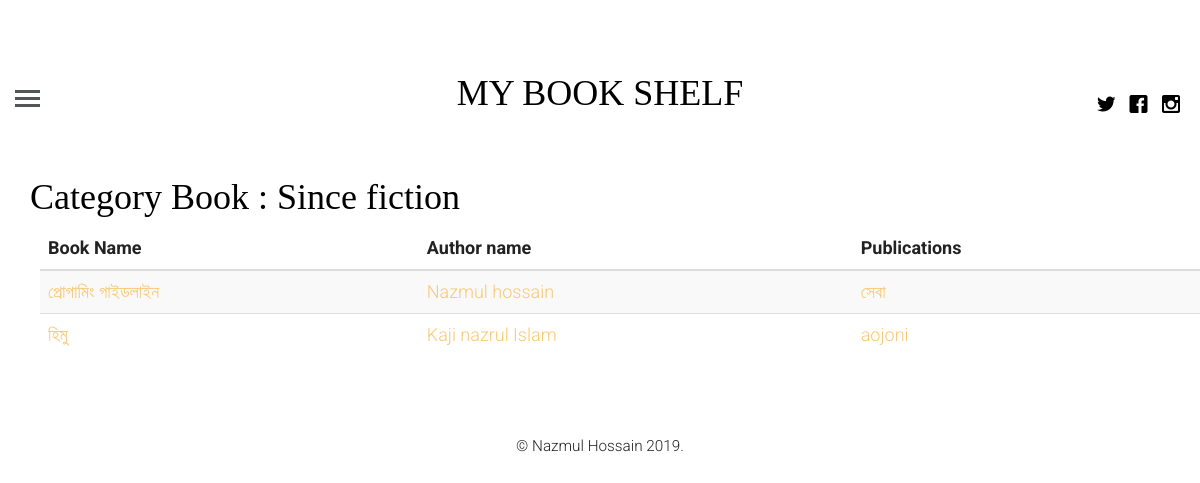
The page /book/category/Since fiction (signed in) on the database its author committed.
### book_shelf/models.py (models this page shows, shortened)
class Category(models.Model):
    name = models.CharField(max_length=100)

class NeedToRead(models.Model):
    name = models.CharField(max_length=100)
    pictur = models.ImageField()
    book_author = models.ForeignKey(BookAuthor,on_delete=models.CASCADE)
    category = models.ForeignKey(Category,on_delete=models.CASCADE)
    price = models.IntegerField()
    publisher = models.ForeignKey(Publisher,on_delete=models.CASCADE)
    target_date = models.DateField()
    status_choices = (
        ('High','High'),
        ('Medium','Medium'),
        ('Low','Low'),
        ('Done','Done')
    )
    status = models.CharField(max_length=6,choices=status_choices)
    posted_on = models.DateTimeField(auto_now=False,auto_now_add=True)
    update_on = models.DateTimeField(auto_now=True,auto_now_add=False)

class BookAuthor(models.Model):
    name = models.CharField(max_length=100)
    def __str__(self):
        return self.name

class Publisher(models.Model):
    name = models.CharField(max_length=100)
    def __str__(self):
        return self.name

### book_shelf/views.py (the view)
# urls.py: path('book/category/<book_cate>',category_book,name="category_book"),
def category_book(request,book_cate):
    cate_books = NeedToRead.objects.filter(category__name = book_cate)
    context = {
        "cate_books":cate_books,
        'cate_name':book_cate
    }
    return render(request,'book_shelf/cate_book.html',context)

### template/book_shelf/cate_book.html (shortened to what this page needs)
{% extends 'base.html' %}
{% block content %}
           <h1  class="container"> Category Book : {{ cate_name }} </h1>
    <ul>
    <table class="table table-striped">
    <thead>
        <tr>
        <th scope="col"> Book Name </th>
        <th scope="col">Author name</th>
        <th scope="col">Publications</th>
        </tr>
    </thead>
    <tbody>
        {% for book in cate_books %}
        <tr>
        <td><a href="{% url 'book_details' book.id %}">{{book.name}}</a></td>
        <td> <a href="{% url 'author_book' book.book_author %}">{{book.book_author}}</a></td>
        <td> <a href="{% url 'publisar_book' book.publisher %}">{{book.publisher}}</a></td>
        </tr>
        {% endfor %}
    </tbody>
    </table>
{% endblock %}

### book_shelf/static/css/style.css (style rules this page uses)
html { background: #fff; }
body { font-family: "Roboto", arial, sans-serif; font-size: 18px; font-weight: 300; line-height: 1.8; color: #222; background: #fff; }
a { color: #f7c873; -webkit-transition: 0.5s; -o-transition: 0.5s; transition: 0.5s; }
h1, h2, h3, h4, h5, h6 { font-family: "Playfair Display", times, serif; color: #000; }

### rows shown on the page
Category: name "Since fiction"
NeedToRead: name "প্রোগামিং গাইডলাইন", book_author "Nazmul hossain", publisher "সেবা"
NeedToRead: name "হিমু", book_author "Kaji nazrul Islam", publisher "aojoni"
